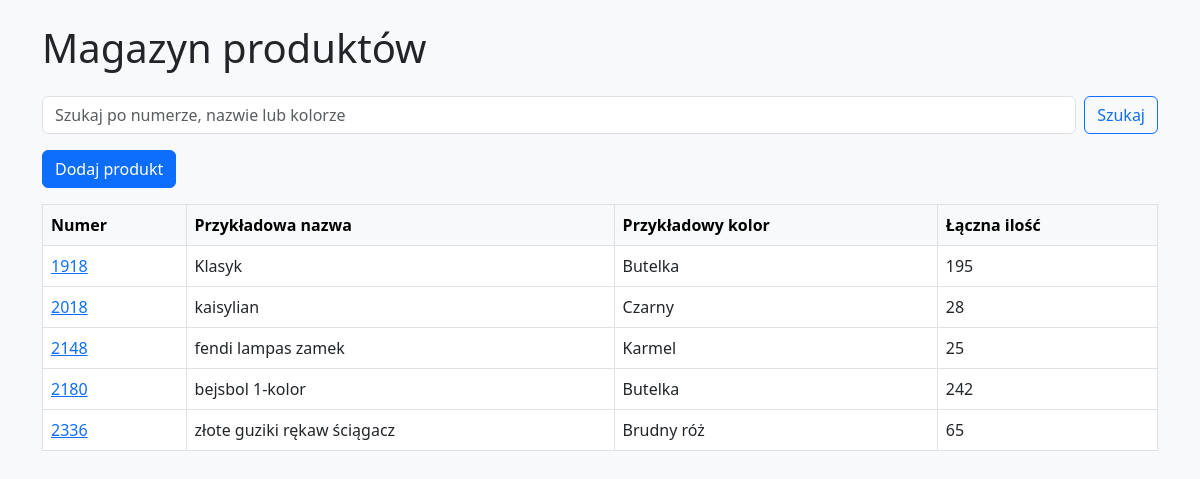
The page / on the database its author committed.
### tables this page shows
CREATE TABLE products (
                id INTEGER PRIMARY KEY AUTOINCREMENT,
                number TEXT NOT NULL,
                name TEXT NOT NULL,
                color TEXT NOT NULL,
                quantity INTEGER NOT NULL,
                image_url TEXT
            );

### app.py (the view)
@app.route('/', methods=['GET'])
def index():
    search = request.args.get('search', '')
    with sqlite3.connect(DB_NAME) as conn:
        c = conn.cursor()
        if search:
            query = f"%{search.lower()}%"
            c.execute("""
                SELECT number, MIN(name), MIN(color), SUM(quantity)
                FROM products
                WHERE LOWER(number) LIKE ? OR LOWER(name) LIKE ? OR LOWER(color) LIKE ?
                GROUP BY number
            """, (query, query, query))
        else:
            c.execute("""
                SELECT number, MIN(name), MIN(color), SUM(quantity)
                FROM products
                GROUP BY number
            """)
        groups = c.fetchall()
    return render_template('index.html', groups=groups, search=search)

### templates/index.html
{% extends 'base.html' %}
{% block content %}
<form method="get" action="/" class="mb-3 d-flex" role="search" aria-label="Wyszukaj produkty">
    <input type="search" name="search" class="form-control me-2" placeholder="Szukaj po numerze, nazwie lub kolorze" value="{{ search }}">
    <button type="submit" class="btn btn-outline-primary">Szukaj</button>
</form>
<a href="{{ url_for('add_product') }}" class="btn btn-primary mb-3">Dodaj produkt</a>
<table class="table table-bordered table-hover bg-white align-middle">
    <thead class="table-light">
        <tr>
            <th>Numer</th>
            <th>Przykładowa nazwa</th>
            <th>Przykładowy kolor</th>
            <th>Łączna ilość</th>
        </tr>
    </thead>
    <tbody>
        {% for group in groups %}
        <tr>
            <td><a href="{{ url_for('group_detail', number=group[0]) }}">{{ group[0] }}</a></td>
            <td>{{ group[1] }}</td>
            <td>{{ group[2] }}</td>
            <td>{{ group[3] }}</td>
        </tr>
        {% else %}
        <tr><td colspan="4" class="text-center">Brak produktów</td></tr>
        {% endfor %}
    </tbody>
</table>
{% endblock %}

### templates/base.html (shortened to what this page needs)
<!DOCTYPE html>
<html lang="pl">
<head>
    <link href="https://cdn.jsdelivr.net/npm/bootstrap@5.3.0/dist/css/bootstrap.min.css" rel="stylesheet" />
</head>
<body class="bg-light">
    <div class="container mt-4">
        <h1 class="mb-4">Magazyn produktów</h1>
        {% block content %}{% endblock %}
    </div>
</body>
</html>

### rows shown on the page
products: number "1918", name "Klasyk", color "Butelka", group "195"
products: number "2018", name "kaisylian", color "Czarny", group "28"
products: number "2148", name "fendi lampas zamek", color "Karmel", group "25"
products: number "2180", name "bejsbol 1-kolor", color "Butelka", group "242"
products: number "2336", name "złote guziki rękaw ściągacz", color "Brudny róż", group "65"
